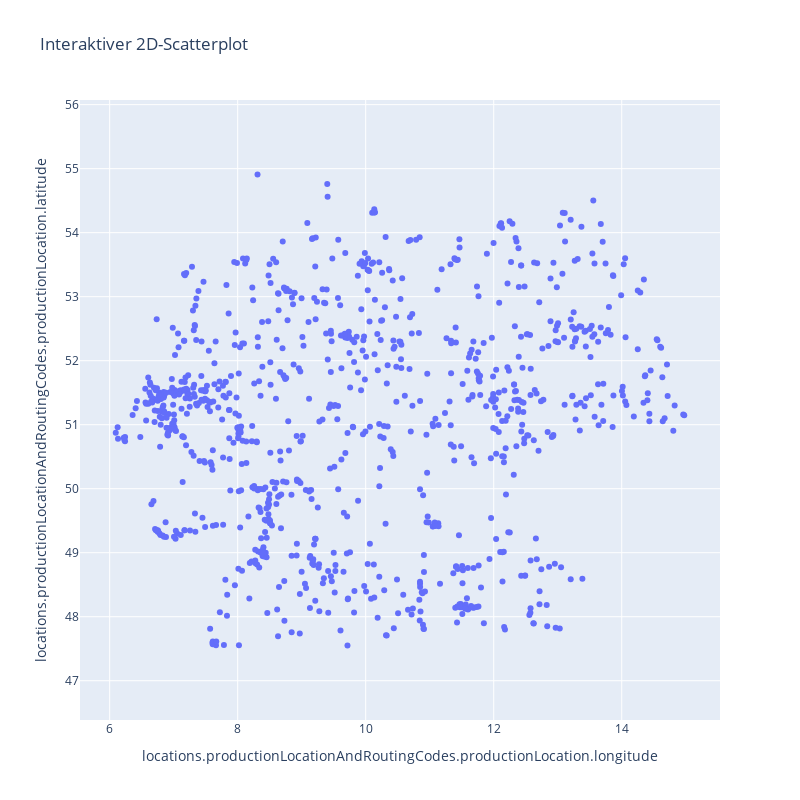

Here is the notebook cell this chart was saved with:
### Code cell
fig = px.scatter(df_cleaned_routing, y="locations.productionLocationAndRoutingCodes.productionLocation.latitude",
                  x="locations.productionLocationAndRoutingCodes.productionLocation.longitude", 
                  title="Interaktiver 2D-Scatterplot",
                  hover_data=["name"])
fig.update_layout(
    xaxis=dict(scaleanchor="y"),  # X- und Y-Skala verknüpfen
    yaxis=dict(scaleanchor="x"),
    width=800,  # Quadrat erzwingen
    height=800
)
fig.update_traces(
    hovertemplate='%{customdata}<extra></extra>'  # Zeigt nur den Namen an
)

# Custom-Daten für den Namen hinzufügen
fig.update_traces(customdata=df_cleaned_routing["name"])

fig.show()

### Figure 1 — Plotly figure (JSON) as saved in the notebook; plotly's stock layout.template omitted (floating-point values rounded to 4 significant figures; data arrays with more than 128 entries replaced by an {"elided": "..."} marker saying what was removed)
{"data": [{"customdata": {"elided": "937 str values"}, "hovertemplate": "%{customdata}<extra></extra>", "legendgroup": "", "marker": {"color": "#636efa", "symbol": "circle"}, "mode": "markers", "name": "", "orientation": "v", "showlegend": false, "type": "scatter", "x": {"elided": "937 float values"}, "xaxis": "x", "y": {"elided": "937 float values"}, "yaxis": "y"}], "layout": {"height": 800, "legend": {"tracegroupgap": 0}, "title": {"text": "Interaktiver 2D-Scatterplot"}, "width": 800, "xaxis": {"anchor": "y", "domain": [0, 1], "scaleanchor": "y", "title": {"text": "locations.productionLocationAndRoutingCodes.productionLocation.longitude"}}, "yaxis": {"anchor": "x", "domain": [0, 1], "scaleanchor": "x", "title": {"text": "locations.productionLocationAndRoutingCodes.productionLocation.latitude"}}}}
